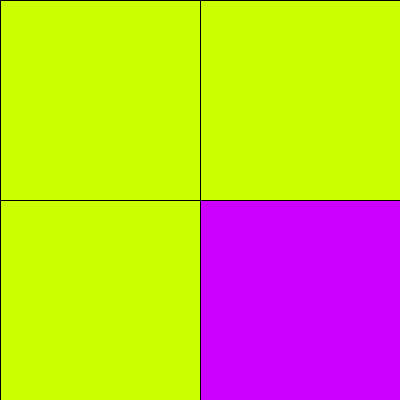
Frame 1 (no input)
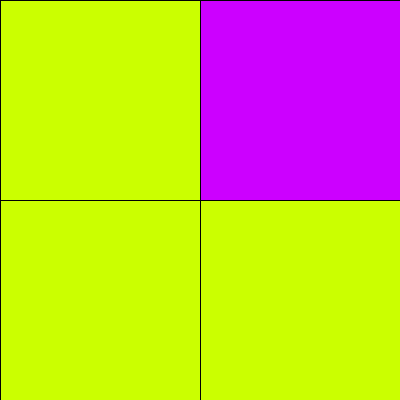
Frame 2 (the mouse pressed at the canvas centre, redrawn once)

The Processing sketch that drew these frames (run headless with seeded random() and noise(); the mouse was pressed at the canvas centre and the sketch redrawn once):

// Processing sketch: 2018_022_TetrisGeometry
// ── 2018_022_TetrisGeometry.pde
int[][] choices = {{0, 1, 2, 3}, 
                   {0, 3, 2, 1}, 
                   {1, 2, 3, 0}, 
                   {1, 0, 3, 2}, 
                   {2, 1, 0, 3}, 
                   {2, 3, 0, 1}, 
                   {3, 2, 1, 0}, 
                   {3, 0, 1, 2}};

void setup() {
  size(400, 400);
  background(0);
  colorMode(HSB,1,1,1,1);
  noLoop();
}


void draw() {
  twobytwo();
}

void keyPressed() {
  redraw();
}

void twobytwo() {  
  ArrayList<PVector> pointslist;
  int[] options = choices[floor(random(choices.length-1))];

  PVector[] points = {new PVector(0, 0), 
                      new PVector(width/2, 0), 
                      new PVector(0, height/2), 
                      new PVector(width/2, height/2)};

  // 0
  PVector p0 = points[options[0]];
  fill(0.2, 1, 1);
  rect(p0.x, p0.y, width/2, height/2);

  // 1
  PVector p1 = points[options[1]];
  //fill(255, 1, 1);
  rect(p1.x, p1.y, width/2, height/2);

  // 2
  PVector p2 = points[options[2]];
  //fill(255, 1, 1);
  rect(p2.x, p2.y, width/2, height/2);

  // 3
  PVector p3 = points[options[3]];
  fill(0.8, 1, 1);
  rect(p3.x, p3.y, width/2, height/2);
}
